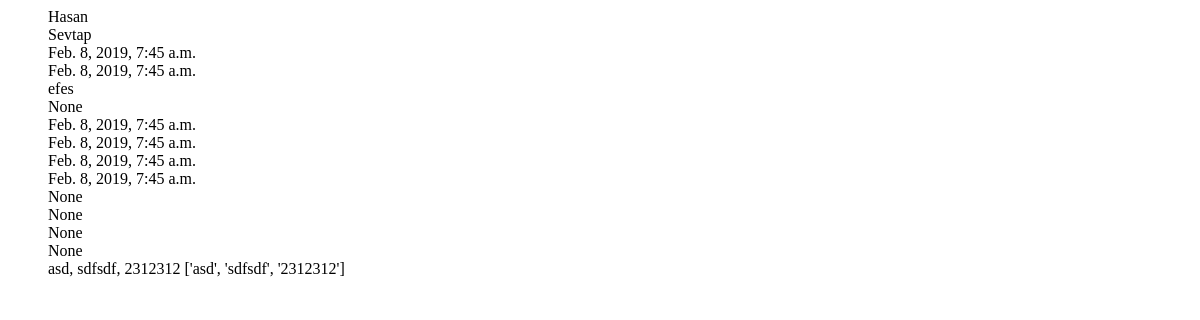
Before: /jobs/2/ with the older database file.
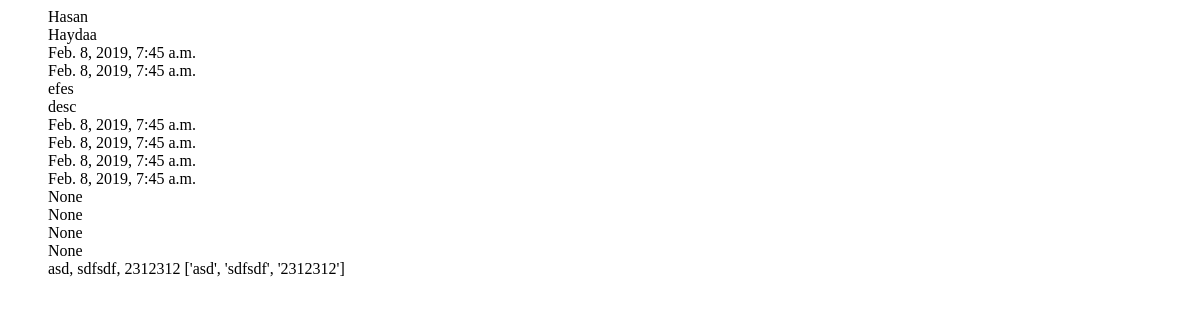
After: the same page with the newer database file.
### jobs/models.py (models this page shows, shortened)
class Job(models.Model):
    manufacturer = models.ForeignKey(Manufacturer, on_delete=models.CASCADE)
    designer = models.ForeignKey(Designer, on_delete=models.CASCADE)
    job_client = models.CharField(max_length=300)
    job_description = models.CharField(max_length=500)
    creation_date = models.DateTimeField('creation date', null=True, blank=True)
    start_date = models.DateTimeField('start date', null=True, blank=True)
    completion_date = models.DateTimeField('completion date', null=True, blank=True)
    rejection_date = models.DateTimeField('rejection date', null=True, blank=True)
    is_flagged = models.BooleanField(default=False)
    in_progress = models.BooleanField(default=False)
    is_completed = models.BooleanField(default=False)
    rejection_text = models.TextField(max_length=500, blank=True)

class Manufacturer(models.Model):
    manufacturer_name = models.CharField(max_length=100)
    def __str__(self):
        return self.manufacturer_name

class Designer(models.Model):
    designer_name = models.CharField(max_length=100)
    def __str__(self):
        return self.designer_name

### jobs/views.py (the view)
# urls.py: path('<int:job_id>/', views.job_detail, name='job detail'),
def job_detail(request, job_id):
    try:
        job = Job.objects.get(pk=job_id)
        some_list = ['asd', 'sdfsdf', '2312312']
    except Job.DoesNotExist:
        raise Http404('The job you are looking for does not exist')
    return render(request, 'jobs/job_detail.html', {'job': job,
                                                    'some_list': some_list})

### jobs/templates/jobs/job_detail.html
<ul style="list-style-type:none;">
    <li>{{ job.manufacturer }}</li>
    <li>{{ job.designer }}</li>
    <li>{{ job.creation_date|default:'None' }}</li>
    <li>{{ job.completion_date|default:'None' }}</li>
    <li>{{ job.job_client |default:'None' }}</li>
    <li>{{ job.job_description|default:'None' }}</li>
    <li>{{ job.creation_date|default:'None' }}</li>
    <li>{{ job.start_date|default:'None' }}</li>
    <li>{{ job.completion_date|default:'None' }}</li>
    <li>{{ job.rejection_date |default:'None' }}</li>
    <li>{{ job.is_flagged|default:'None' }}</li>
    <li>{{ job.in_progress |default:'None' }}</li>
    <li>{{ job.is_completed|default:'None' }}</li>
    <li>{{ job.rejection_text |default:'None' }}</li>
    {{ some_list|join:", "}}
    {{ some_list}}
</ul>

Changed rows visible on the page:
changed Job "efes": designer "Sevtap" → "Haydaa"; job_description "None" → "desc"
